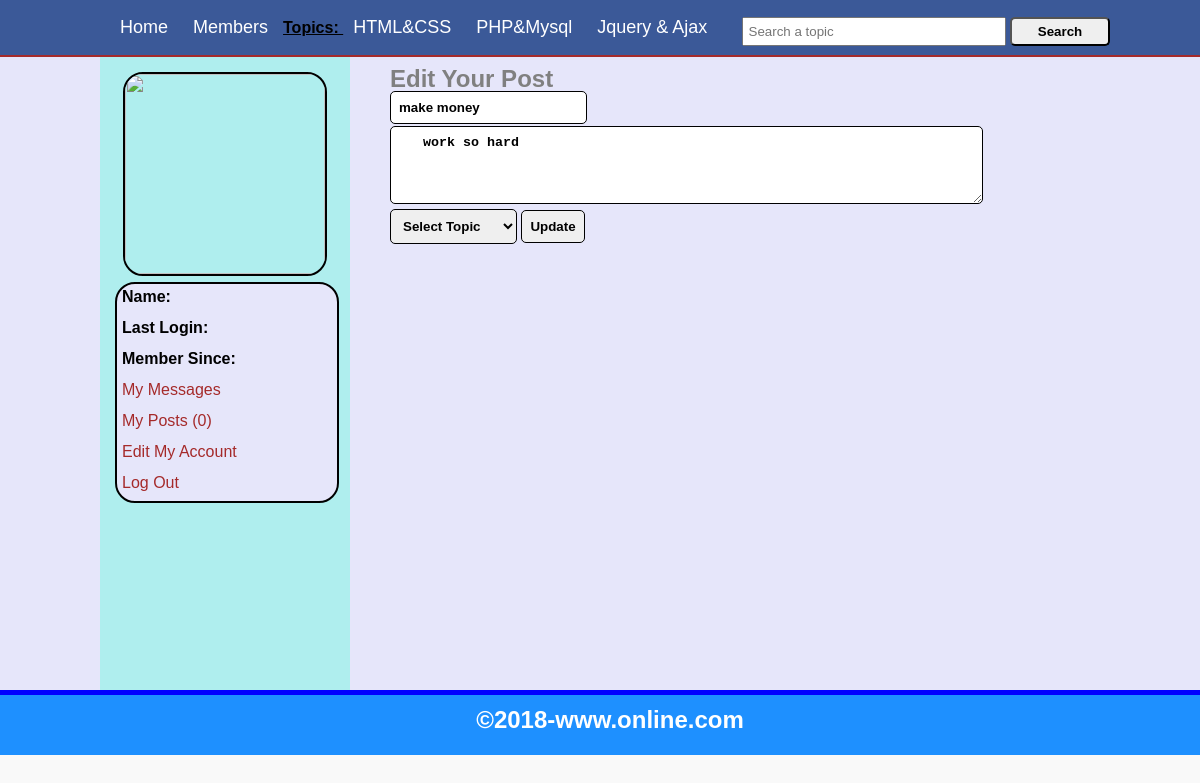
Page /functions/edit_post.php?post_id=20 on the committed database.
### tables this page shows
CREATE TABLE `topics` (
  `topic_id` int(11) NOT NULL,
  `topic_title` text NOT NULL
);

CREATE TABLE `posts` (
  `post_id` int(11) NOT NULL,
  `user_id` int(11) NOT NULL,
  `topic_id` int(11) NOT NULL,
  `post_title` text NOT NULL,
  `post_content` text NOT NULL,
  `post_date` date NOT NULL
);

### functions/edit_post.php (the view, shortened to what this page needs)
<?php
include("functions.php");
?>
<!DOCTYPE html>
<html>
<head>
	<link rel="stylesheet" href="../style/Home_style.css" media="all"/>
</head>
<body>
	<div class="container">
		<div id="head_wrap">
			<div id="header">
				<ul id="menu">
					<li><a href="../Home.php">Home </a> </li>
					<li><a href="../members.php">Members </a> </li>
					<strong> Topics: </strong>
					<?php
					$get_topics = "SELECT * FROM topics";
					$run_topics = mysqli_query($con,$get_topics);
					while($row = mysqli_fetch_array($run_topics))
					{
						$topic_id = $row['topic_id'];
						$topic_title = $row['topic_title'];
						echo "<li> <a href='topics.php?topic=$topic_id'> $topic_title </a> </li> ";
					}
					?>
				</ul>
				<form method="get" action="../result.php" id="form1">
					<input type="text" name="user_query" placeholder="Search a topic">
					<input type="submit" name="search" value="Search">
				</form>
			</div>
		</div>
		<div class="content">
			<div id="user_timeline">
				<div id="user_details">
				<?php
					$user = $_SESSION['user_email'];
					$get_user = "SELECT * FROM users WHERE user_email = '$user'";
					$run_user = mysqli_query($con,$get_user);
					$row = mysqli_fetch_array($run_user);
					$user_id = $row['user_id'];
					$user_name = $row['user_name'];
					$user_image = $row['user_image'];
					$register_date = $row['register_date'];
					$last_login = $row['last_login'];
					$user_posts = "SELECT * FROM posts WHERE user_id='$user_id' ";
					$run_posts = mysqli_query($con,$user_posts);
					$posts = mysqli_num_rows($run_posts);
					echo "
						<center> <img src='../user/user_images/$user_image' width='200px' height='200px'/> </center>
						<div id='user_mention'>
						<p> <strong> Name: </strong> $user_name </p>
						<p> <strong> Last Login: </strong> $last_login </p>
						<p> <strong> Member Since: </strong> $register_date </p>
						<p> <a href='../my_messages.php?u_id=$user_id'> My Messages </a> </p>
						<p> <a href='../my_posts.php?u_id=$user_id'> My Posts ($posts) </a> </p>
						<p> <a href='../edit_profile.php?u_id=$user_id'> Edit My Account </a> </p>
						<p> <a href='../logout.php'> Log Out </a> </p>
						</div>
					";
				?>
				</div>
			</div>
			<div id="content_timeline">
				<?php
					if(isset($_GET['post_id']))
					{
						$get_id = $_GET['post_id'];
						$select_post = "SELECT * FROM posts WHERE post_id='$get_id'";
						$run_post = mysqli_query($con,$select_post);
						$row = mysqli_fetch_array($run_post);
						$post_title = $row['post_title'];
						$post_con = $row['post_content'];
					}
				?>
				<form action="" method="post" id="f">
					<h2> Edit Your Post </h2>
					<input type="text" name="title" value="<?php echo $post_title; ?>" >  <br>
					<textarea cols="70" rows="4" name="content"> <?php echo $post_con; ?> </textarea><br>
					<select name="topic">
						<option> Select Topic </option>
					</select>
					<input type="submit" name="update_post" value="Update"/>
				</form>
			</div>
		</div>
	    <div id="footer">
	    	<h2>&copy;2018-www.online.com</h2>
	    </div>
	</div>
</body>
</html>

### style/Home_style.css (style rules this page uses)
html, body, div, span, applet, object, iframe, h1, h2, h3, h4, h5, h6, p, blockquote, pre, a, abbr, acronym, address, big, cite, code, del, dfn, em, img, ins, kbd, q, s, samp, small, strike, strong, sub, sup, tt, var, b, u, i, center, dl, dt, dd, ol, ul, li, fieldset, form, label, legend, table, caption, tbody, tfoot, thead, tr, th, td, article, aside, canvas, details, embed, figure, figcaption, footer, header, hgroup, menu, nav, output, ruby, section, summary, time, mark, audio, video { margin: 0; padding: 0; border: 0; }
body { margin: 0; padding: 0; font-family: sans-serif; line-height: 1; background-color: #f9f9f9; }
.container { margin: 0 auto; padding: 0; background-color: #E6E6FA; }
#head_wrap { width: 100%; height: 35px; margin: 0 auto; border-bottom: 2px solid brown; padding: 10px; background-color: #3b5998; }
#header { margin: 0 auto; width: 1000px; height: 35px; }
#menu { line-height: 35px; padding: 0; margin: 0; float: left; }
#menu li { display: inline; list-style: none; }
#menu a { margin: 5px; padding: 5px; text-decoration: none; color: white; font-size: 18px; }
#header strong { text-decoration: underline; }
#form1 { float: right; line-height: 35px; padding-top: 3px; }
#form1 input[type="text"] { width: 250px; padding: 5px; }
#form1 input[type="submit"] { width: 100px; border-radius: 5px; padding: 5px; font-weight: bold; }
.container .content { width: 1000px; margin: 0 auto; }
#user_timeline { background: #AFEEEE; width: 250px; float: left; height: 633px; }
#user_details { padding: 10px; margin: 5px; }
#user_details img { border: 2px solid black; border-radius: 20px; }
#user_details p { margin-bottom: 5px; padding: 5px; }
#user_details a { color: brown; text-decoration: none; }
#user_mention { border-radius: 20px; background-color: #E6E6FA; border: 2px solid black; width: 220px; margin: 5px auto; }
#content_timeline { float: right; width: 700px; padding: 10px }
#f input { padding: 8px; border: 1px solid black; border-radius: 5px; font-weight: bolder; margin-bottom: 2px; }
#f textarea { padding: 8px; border: 1px solid black; border-radius: 5px; font-weight: bolder; margin-bottom: 2px; }
#f select { padding: 8px; border: 1px solid black; border-radius: 5px; font-weight: bolder; margin-bottom: 2px; }
#f h2 { color: gray; font-family: }
#footer { width: 100%; height: 40px; padding: 10px; background-color: #1E90FF; border-top: 5px solid blue; clear: both; }
#footer h2 { text-align: center; padding-top: 3px; color: white; }

### rows in the picture
topics: topic_title "HTML&CSS"
topics: topic_title "PHP&Mysql"
topics: topic_title "Jquery & Ajax"
posts: title "make money", content "work so hard"

### other values in the picture
$posts "0"
